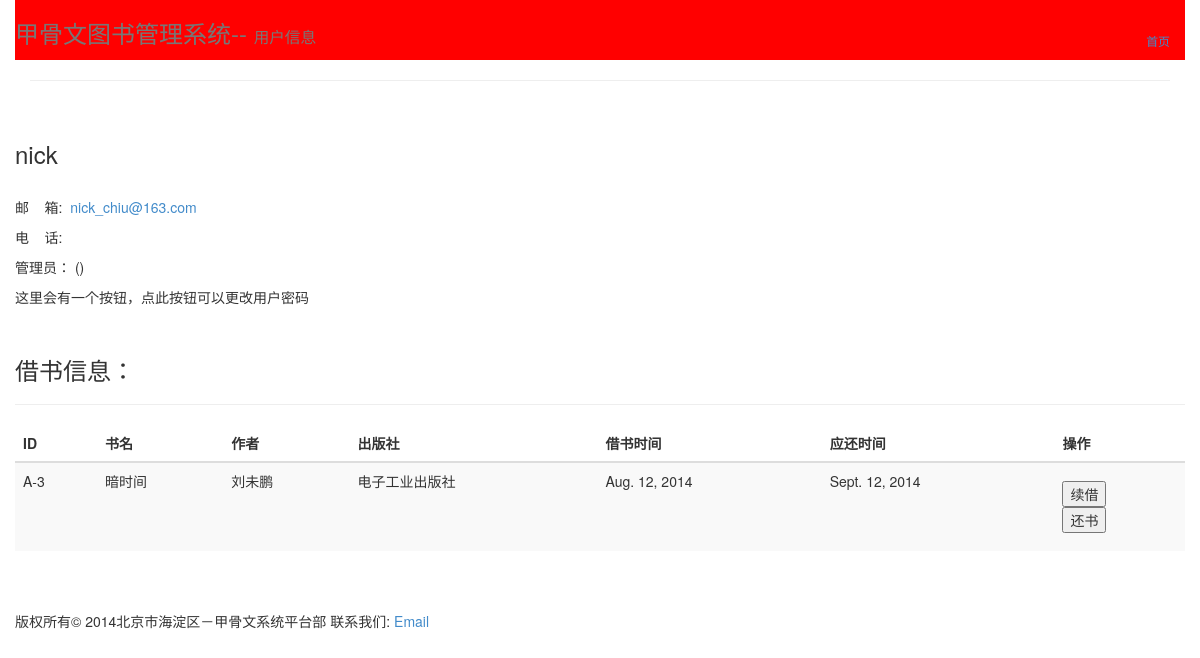
Screenshot of /accounts/profile/peiwen/ (signed in) with the database file from the repository.
### books/models.py (models this page shows, shortened)
class Record(models.Model):
    book = models.OneToOneField(Book)
    user = models.ForeignKey(User)
    sdate = models.DateField()
    edate = models.DateField()
    count = models.IntegerField(default=3)
    class Meta:
        db_table = 'record'

class Book(models.Model):
    identifier = models.CharField(max_length=10, primary_key=True)
    name = models.CharField(max_length=50)
    author = models.CharField(max_length=50)
    publisher = models.CharField(max_length=50)
    status = models.CharField(max_length=20)
    class Meta:
        db_table = 'books'

### books/views.py (the view)
# urls.py: url(r'^accounts/profile/(?P<username>\w+)/$', 'books.views.userinfo', name='userinfo'),
@login_required
def userinfo(request, username):
    user = User.objects.get(username=username)
    records = user.record_set.all()
    return render_to_response('books/userinfo.html', \
        RequestContext(request, {'user': user, 'records': records, }))

### books/templates/books/userinfo.html (shortened to what this page needs)
{% extends "base.html" %}
{% block headline %}甲骨文图书管理系统-- <small>用户信息</small>{% endblock %}
{% block header %}
<ul class="nav nav-pills pull-right">
  <li><a href="{% url 'books:index' %}"><small>首页</small></a></li>
</ul>
{% endblock %}
{% block content %}
<h3>{{ user.username }}</h3>
<br />
<p>邮&nbsp;&nbsp;&nbsp;&nbsp;箱: &nbsp;<a href="mailto:{{ user.email }}">{{ user.email }}</a></p>
<p>电&nbsp;&nbsp;&nbsp;&nbsp;话: &nbsp;{{ user.telephone }}</p>
<p>管理员：&nbsp;{{ user.adminname }}(<a href="mailto:{{ user.adminmail }}">{{ user.adminmail }}</a>)</p>
<p>这里会有一个按钮，点此按钮可以更改用户密码</p>
<br />
<h3>借书信息：</h3>
<hr />
{% if records.count > 0 %}
<table class="table table-striped">
  <thead>
    <tr>
      <th>ID</th>
      <th>书名</th>
      <th>作者</th>
      <th>出版社</th>
      <th>借书时间</th>
      <th>应还时间</th>
      <th>操作</th>
    </tr>
  </thead>
  <tbody>
    {% for record in records %}
    <tr>
      <td>{{ record.book.identifier }}</a></td>
      <td>{{ record.book.name }}</td>
      <td>{{ record.book.author }}</td>
      <td>{{ record.book.publisher }}</td>
      <td>{{ record.sdate }}</td>
      <td>{{ record.edate }}</td>
      <td>
        <p>
        <span>
          <form class="" action="/books/renew/{{ record.book.identifier }}/" method="post">{% csrf_token %}
            <input type="submit" value="续借" />
          </form>
        </span>
        <span>
          <form class="" action="/books/return/{{ record.book.identifier }}/" method="post">{% csrf_token %}
            <input type="submit" value="还书" />
          </form>
        </span>
        </p>
      </td>
    </tr>
    {% endfor %}
  </tbody>
</table>
{% else %}
<h5>暂无借书信息</h5>
{% endif %}
{% endblock %}

### rows the page displays
Record: book.identifier "A-3", book.name "暗时间", book.author "刘未鹏", book.publisher "电子工业出版社", sdate "Aug. 12, 2014", edate "Sept. 12, 2014"

### other values shown
{{ user.username }} "nick"
{{ user.email }} "nick_chiu@163.com"
